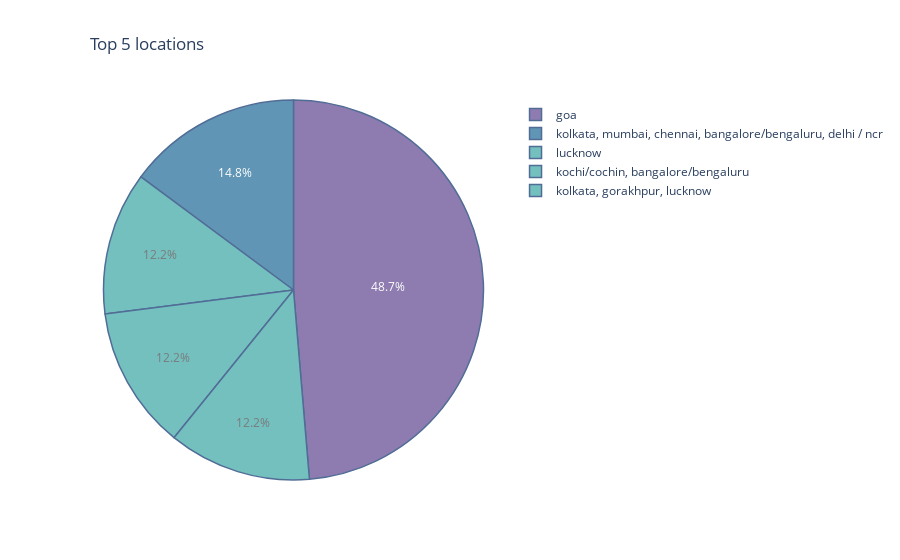

Notebook cell for this chart:
### Code cell
role = df['locations'].value_counts().nlargest(n=5)
fig = px.pie(role, 
       values = role.values, 
       names = role.index, 
       title="Top 5 locations", 
       color=role.values,
       color_discrete_sequence=px.colors.qualitative.Prism)
fig.update_traces(opacity=0.7,
                  marker_line_color='rgb(8,48,107)',
                  marker_line_width=1.5)
fig.update_layout(title_x=0.1)
fig.show()

### Figure 1 — Plotly figure (JSON) as saved in the notebook; plotly's stock layout.template omitted (floating-point values rounded to 4 significant figures)
{"data": [{"customdata": [[400], [122], [100], [100], [100]], "domain": {"x": [0, 1], "y": [0, 1]}, "hovertemplate": "index=%{label}<br>value=%{value}<br>color=%{customdata[0]}<extra></extra>", "labels": [["goa"], ["kolkata", " mumbai", " chennai", " bangalore/bengaluru", " delhi / ncr"], ["lucknow"], ["kochi/cochin", " bangalore/bengaluru"], ["kolkata", " gorakhpur", " lucknow"]], "legendgroup": "", "marker": {"colors": ["rgb(95, 70, 144)", "rgb(29, 105, 150)", "rgb(56, 166, 165)", "rgb(56, 166, 165)", "rgb(56, 166, 165)"], "line": {"color": "rgb(8,48,107)", "width": 1.5}}, "name": "", "opacity": 0.7, "showlegend": true, "type": "pie", "values": [400, 122, 100, 100, 100]}], "layout": {"legend": {"tracegroupgap": 0}, "piecolorway": ["rgb(95, 70, 144)", "rgb(29, 105, 150)", "rgb(56, 166, 165)", "rgb(15, 133, 84)", "rgb(115, 175, 72)", "rgb(237, 173, 8)", "rgb(225, 124, 5)", "rgb(204, 80, 62)", "rgb(148, 52, 110)", "rgb(111, 64, 112)", "rgb(102, 102, 102)"], "title": {"text": "Top 5 locations", "x": 0.1}}}
